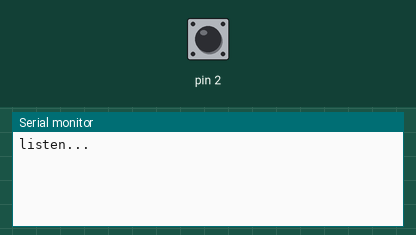
Recording of a sketch running on a simulated Arduino Uno, built with avr-gcc and run on an emulated ATmega328P. On the bench: the last lines printed to the serial monitor. The test bench sets the inputs (shaded band); at power-on: pin 2 LOW.

Above: at 1.2 s.
1.3 s: pin 2 driven HIGH
At 2.5 s:
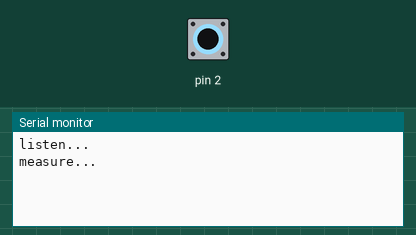
2.8 s: pin 2 driven LOW
At 4.0 s:
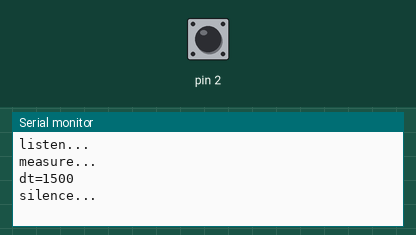
4.3 s: pin 2 pulsed HIGH 2 times (0.12 s each, 0.3 s apart)
At 6.0 s:
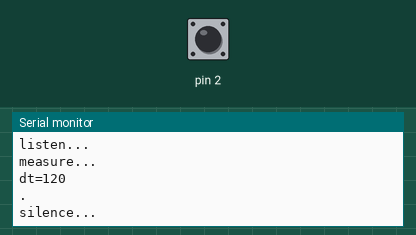
6.4 s: pin 2 pulsed HIGH 2 times (0.12 s each, 0.3 s apart)
At 6.52 s:
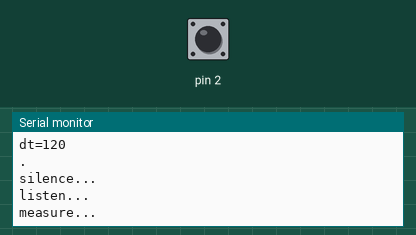

Measured:
- after the input at 1.3 s, the serial monitor: prints a new line at once (image 1)
- after the input at 2.8 s, the serial monitor: prints a new line at once (image 2)
- after the input at 4.3 s, the serial monitor: prints a new line after 0.12 s (image 3)

The sketch:

ricevitore.ino
```cpp
#include "morse.h"

#define NUMITEMS(arg) ((unsigned int) (sizeof (arg) / sizeof (arg [0])))

void setup() {
  Serial.begin(9600);
  pinMode(2, INPUT);

}

unsigned long tref = 200;
unsigned long t1, dt;
String morse = "";
int stato = 0;

void loop() {
  switch(stato) {
    case 0:
      waitTx();
      break;
    case 10:
      measureSgn();
      break;
    case 20:
      decodeSign();
      break;
    case 30:
      measurePause();
      break;
    case 40:
      decodeMorse();
      break;
    case 50:
      resetTx();
      break;
  }
}

bool FIRST = true;

void waitTx(){
  if (FIRST) {
    Serial.println("listen...");
    FIRST = false;
  }
  if (digitalRead(2)) {
    go(10);
    t1 = millis();
  }
}
void measureSgn(){
  if (FIRST) {
    Serial.println("measure...");
    FIRST = false;
  }
  if (digitalRead(2) == LOW) {
    go(20);
    dt = millis() - t1;
  }
}
void decodeSign(){
  if (FIRST) {
    Serial.print("dt=");
    Serial.println(dt);
    FIRST = false;
  }
  if (dt < tref) {
    //punto
    morse += ".";
    Serial.println(".");
  } else if ((dt > 2*tref) && (dt < 7*tref)) {
    //linea
    morse += "-";
    Serial.println("-");
  }
  t1 = millis();
  go(30);
}
void measurePause(){
  if (FIRST) {
    Serial.println("silence...");
    FIRST = false;
  }
  dt = millis() - t1;
  if (dt > 10*tref) {
      //decodifico il morse
      go(40);
  }
  if (digitalRead(2) == HIGH) {
    //proseguo a raccogliere segni
    go(0);
  }
}

void decodeMorse(){
  if (FIRST) {
    Serial.println(morse);
    FIRST = false;
  }
  for (int i = 0; i < NUMITEMS(letters)/2; i++){
    String code = letters[i*2 + 1];
    if (code == morse) {
      String letter = letters[i*2];
      Serial.println(letter);
      break;
    }
  }
  go(50);
}

void resetTx(){
  if (FIRST) {
    Serial.println("reset");
    FIRST = false;
  }
  morse = "";
  go(0);
}

void go(int s) {
  stato = s;
  FIRST = true;
}
```

morse.h
```cpp
String letters[] = {
"a",".-",
"b","-...",
"c","-.-.",
"d","-..",
"e",".",
"f","..-.",
"g","--.",
"h","....",
"i","..",
"j",".---",
"k","-.-",
"l",".-..",
"m","--",
"n","-.",
"o","---",
"p",".--.",
"q","--.-",
"r",".-.",
"s","...",
"t","-",
"u","..-",
"v","...-",
"w",".--",
"x","-..-",
"x","-.--",
"z","--..",
"0","-----",
"1",".----",
"2","..---",
"3","...--",
"4","....-",
"5",".....",
"6","-....",
"7","--...",
"8","---..",
"9","----."};
```
